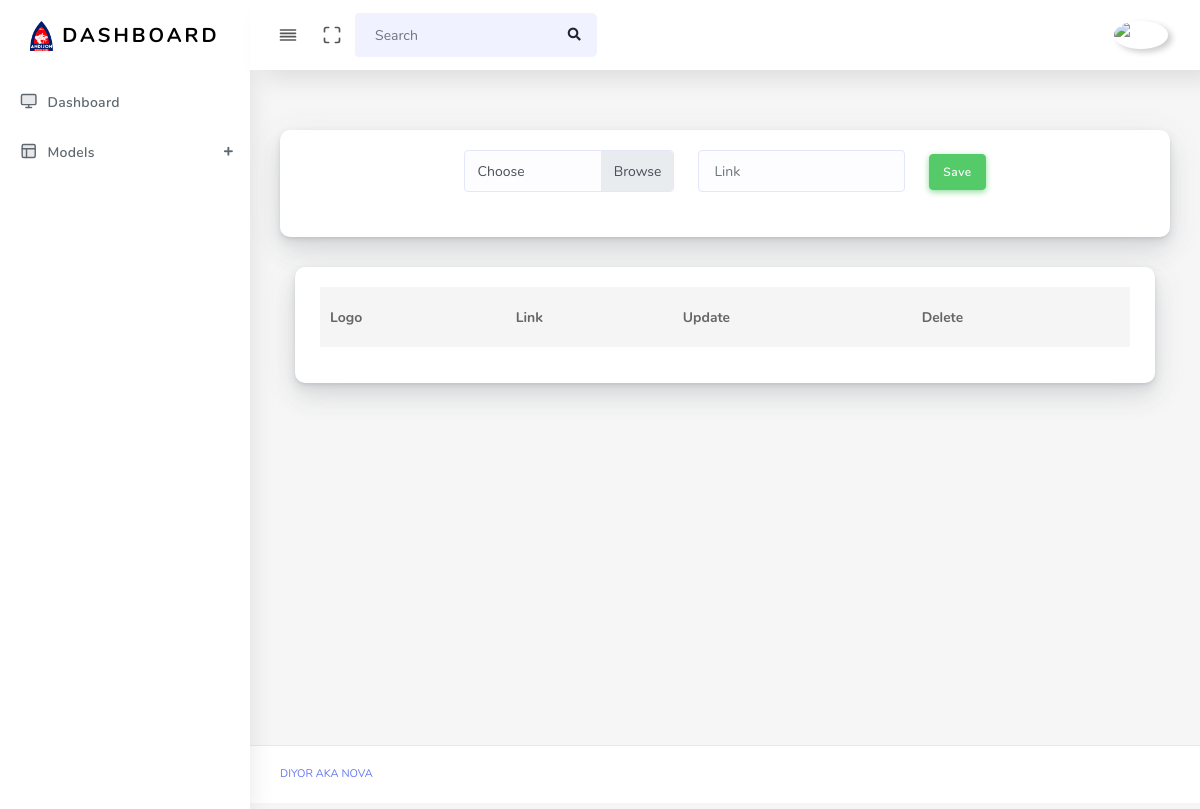
The app's page /ads/ (signed in), older data.
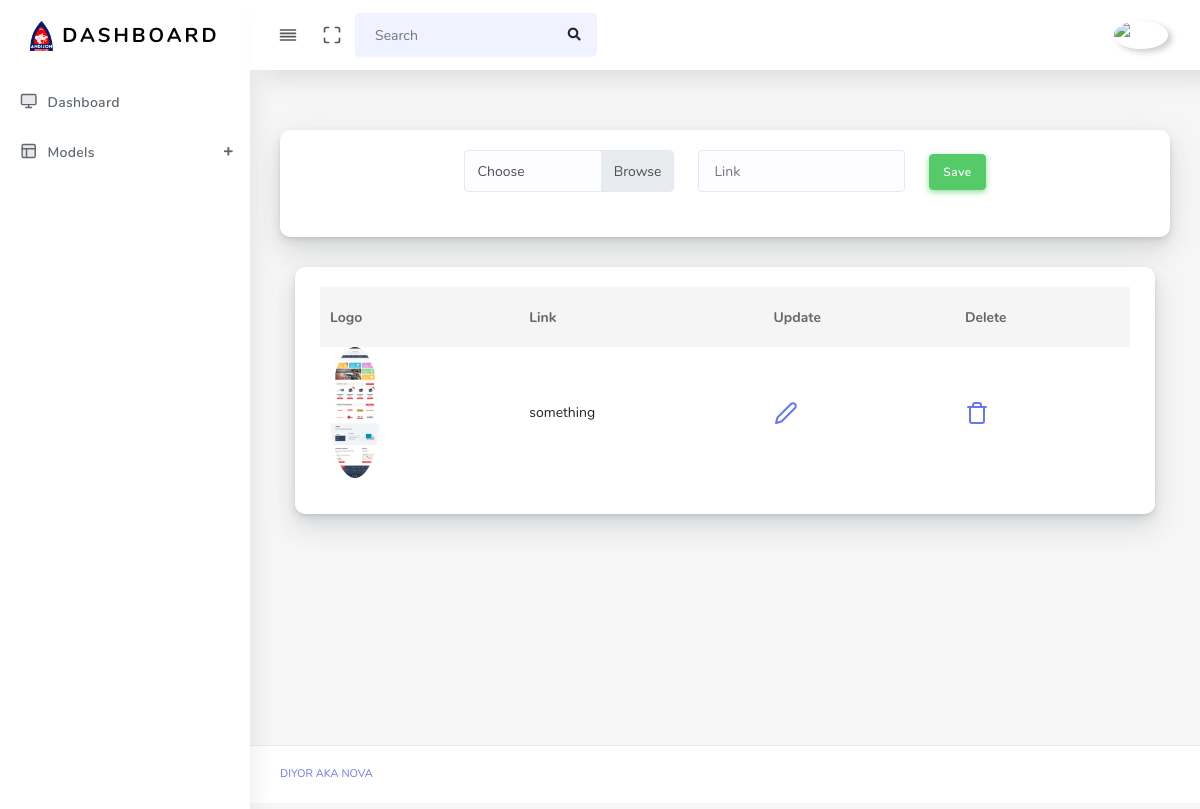
The same page, newer data.
### main/models.py (models this page shows)
class Ads(models.Model):
    logo = models.ImageField(upload_to='ads/')
    url = models.URLField()

### main/views.py (the view)
# urls.py: path('ads/', ads_view, name='ads'),
@login_required(login_url='login')
def ads_view(request):
    context = {
        'ads': Ads.objects.all()
    }
    if request.method == 'POST':
        logo = request.FILES.get('logo')
        url = request.POST.get('url')
        Ads.objects.create(logo=logo, url=url)
        return redirect('ads')
    return render(request, 'ads.html', context)

### templates/ads.html (shortened to what this page needs)
{% extends 'base.html' %}
{% block content %}
<main class="main-content">
        <div class="section-body">
            <div class="row">
                <div class="col-lg-12">
                    <div class="card">
                        <div class="card-body">
                            <form action="{% url 'ads' %}" method="post" style="display:flex; justify-content: center;" enctype="multipart/form-data">
                                <div class="custom-file mr-4 col-3">
                                    <label class="custom-file-label" for="customFile">Choose</label>
                                </div>
                                <div class="form-group mr-4">
                                    <input type="text" name="url" placeholder="Link" class="form-control" required>
                                </div>
                                <div class="form-group mt-1">
                                    <button class="btn btn-success">Save</button>
                                </div>
                            </form>
                        </div>
                    </div>
                </div>
            </div>
        </div>
    <div class="col-12 col-md-12 col-lg-12">
        <div class="card">
            <div class="card-body">
                <table class="table table-hover">
                    <thead>
                        <tr>
                            <th scope="col">Logo</th>
                            <th scope="col">Link</th>
                            <th scope="col">Update</th>
                            <th scope="col">Delete</th>
                        </tr>
                    </thead>
                    <tbody>
                        {% for i in ads %}
                            <tr>
                                <td><img alt="{{ i.logo }}" src="{{ i.logo.url }}" class="rounded-circle" width="50" data-toggle="tooltip"></td>
                                <td>{{ i.url }}</td>
                                <td><a href="{% url 'update-ads' i.id %}"><i class="align-middle" data-feather="edit-2"></i></a></td>
                                <td><a href="{% url 'delete-ads' i.id %}"><i class="align-middle" data-feather="trash"></i></a></td>
                            </tr>
                        {% endfor %}
                    </tbody>
                </table>
            </div>
        </div>
    </div>
</main>
{% endblock %}

Row changes from the older to the newer data that the page shows:
added Ads: logo (picture), url "something"
